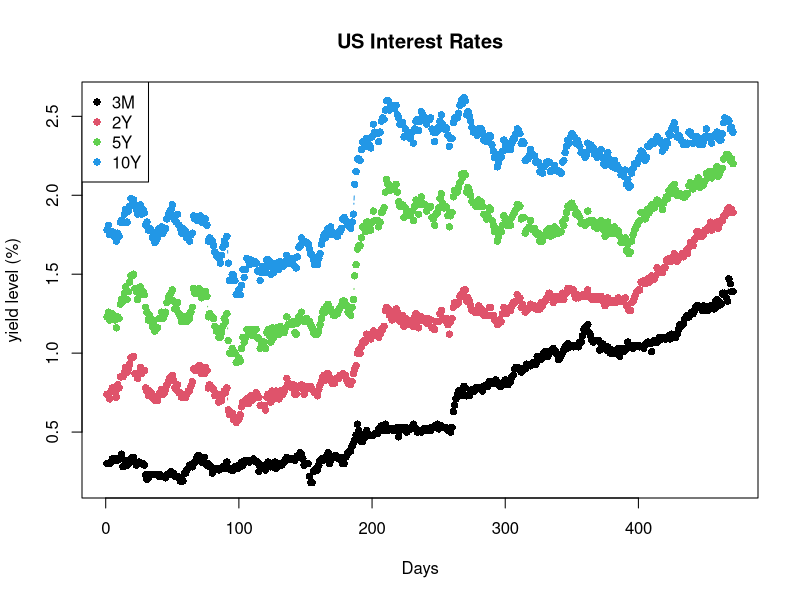
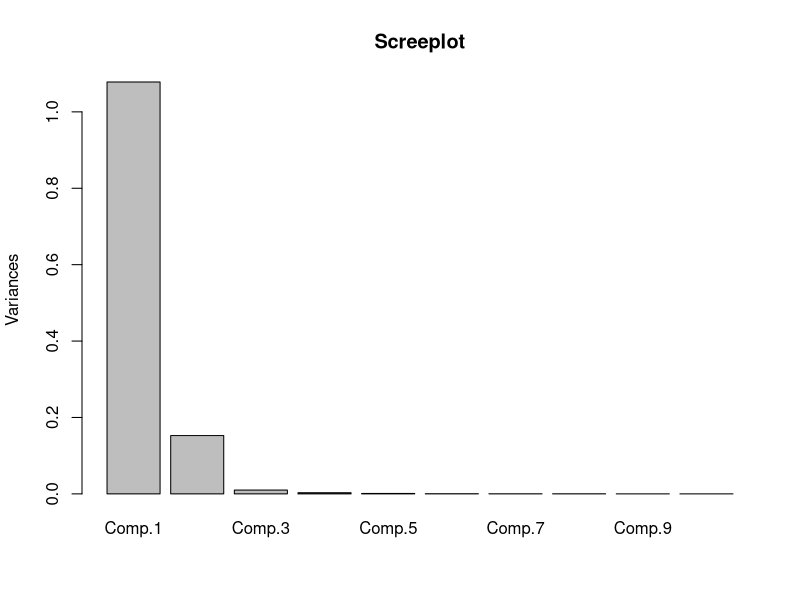
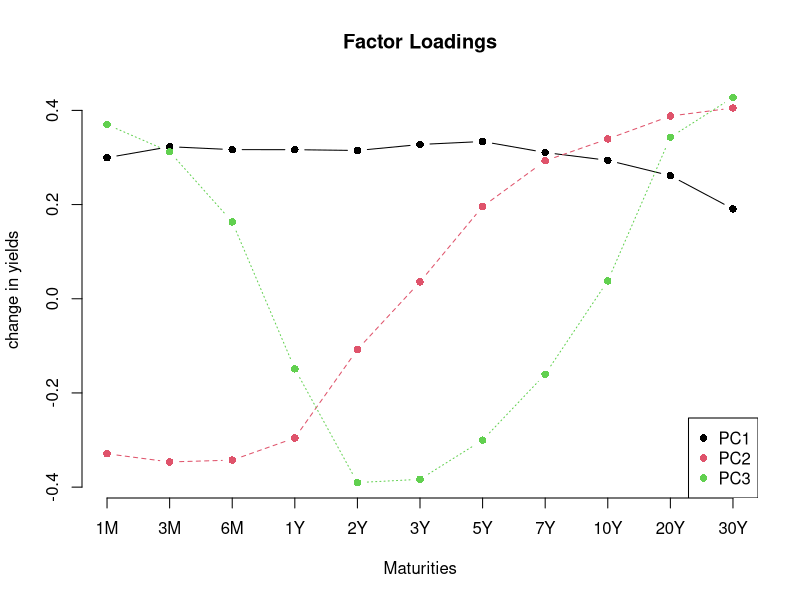
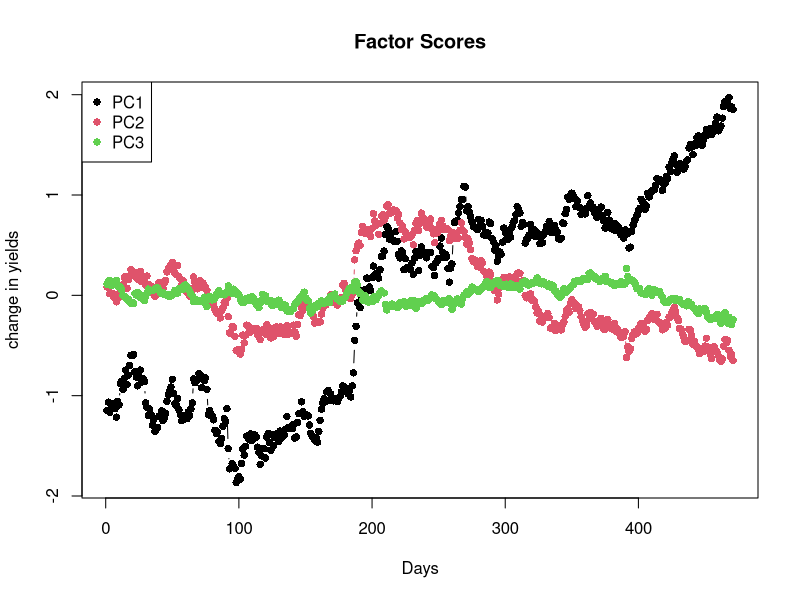
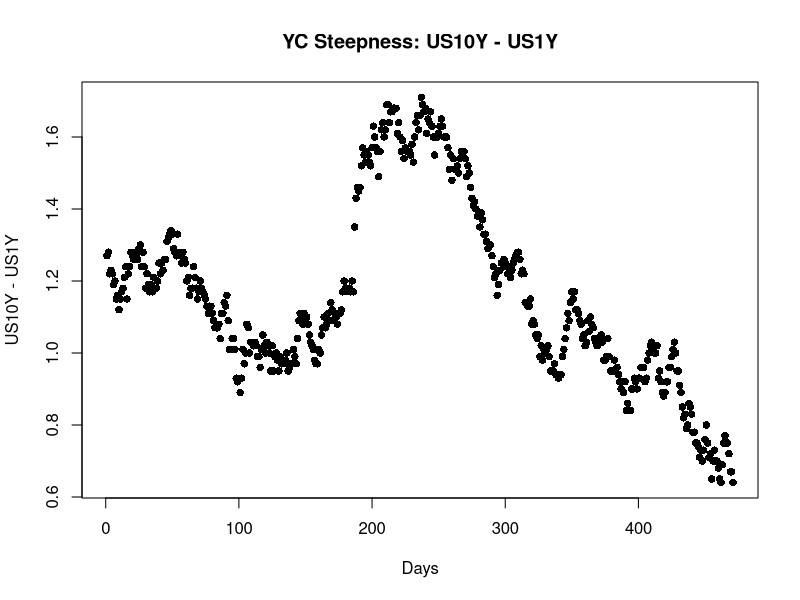
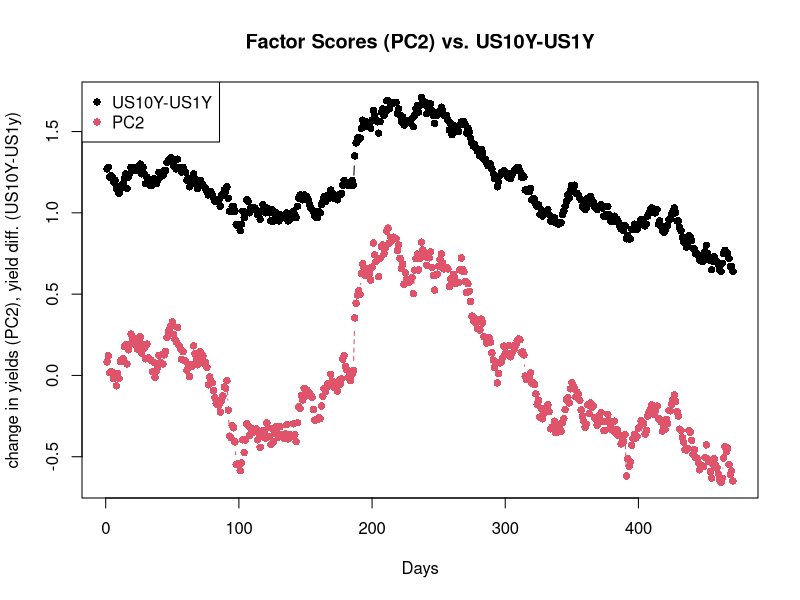
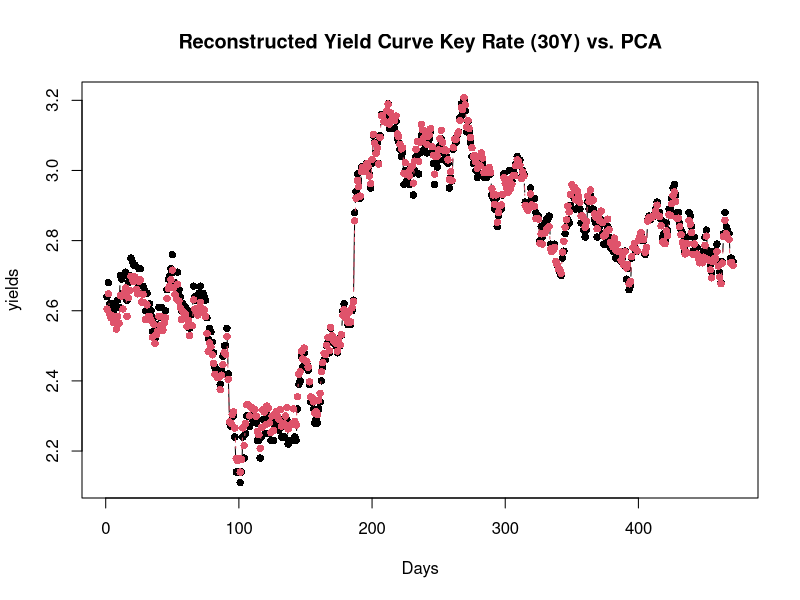
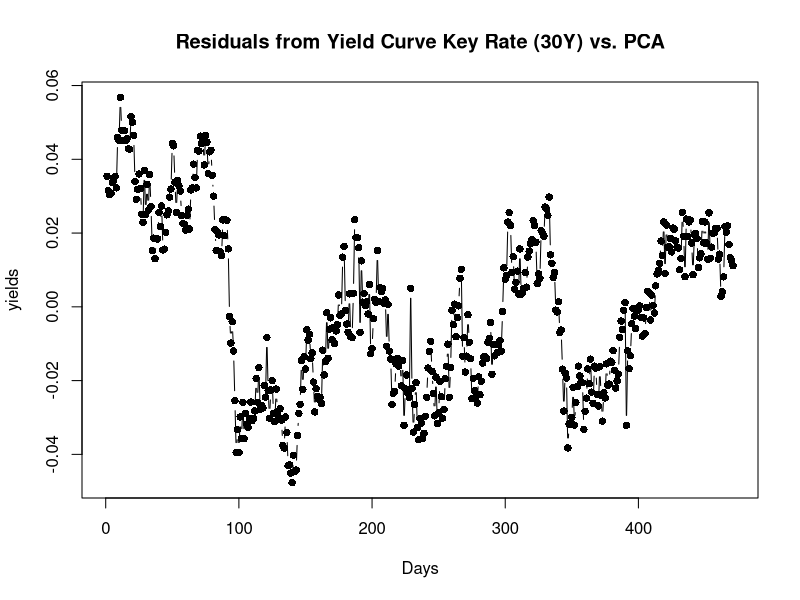

Write the R code that produced these figures, in order.
# PCA: Example Interest Rates
# My recommendation is to go through this code line by line and mess with the parameters.

setwd("My path")		# Replace with your own path.
sh1 <- read.csv(file="US IR, test.csv", head=FALSE,sep=",")		# index values of variables.
# The data are taken from the Fed's webiste:
# https://www.federalreserve.gov/datadownload/Download.aspx?rel=H15&series=bf17364827e38702b42a58cf8eaa3f78&lastobs=&from=&to=&filetype=csv&label=include&layout=seriescolumn&type=package

s_dd <- c("NA", "1M", "3M", "6M", "1Y", "2Y", "3Y", "5Y", "7Y", "10Y", "20Y", "30Y")	# Maturities.
x <- sh1[14128:14615, 1:ncol(sh1)]		# Select our 471 data points.
colnames(x) <- s_dd
y <- apply(x[ , 2:ncol(x)], 2, as.numeric)
y <- na.omit(y)		# Treat NAs.
# y <- diff(y)		# Differences or levels: for stationary time series take levels (interest rates should in theory be stationary).

# Plot time series:
s_x <- c("3M", "2Y", "5Y", "10Y")
matplot(y[ , s_x], type = c("b"),pch=16,col = 1:NROW(s_x), main ="US Interest Rates", ylab = "yield level (%)", xlab = "Days") #plot
legend("topleft", legend = s_x, col=1:NROW(s_x), pch=16) # optional legend

x3 <- scale(y, center = TRUE, scale = FALSE)	# Centre variables around a mean of 0.
pr <- princomp(x3, cor = FALSE, scores = TRUE, covmat = NULL, fix_sign = TRUE)
summary(pr)
screeplot(pr, main ="Screeplot")

# Plot the first 3 PCs:
pr_load <- pr$loadings[ , 1:3]	# Check signs of the PCs and potentially reverse for better interpretability:
pr_load[ , 2] <- -pr_load[ , 2]	# Reverse sign of PC2.
matplot(pr_load, type = c("b"), pch=16, col = 1:3, main ="Factor Loadings", ylab = "change in yields", xlab = "Maturities", axes = FALSE)
axis(2)
axis(side=1,at=1:NROW(pr_load),labels=rownames(pr_load))
legend("bottomright", legend = c("PC1", "PC2", "PC3"), col=1:3, pch=16) # Add legend.

# Plot Factor Scores over time:
pr_scores <- pr$scores[ , 1:3]
pr_scores[ , 2] <- -pr$scores[ , 2]		# Reverse sign of PC2.
matplot(pr_scores, type = c("b"),pch=16,col = 1:3, main ="Factor Scores", ylab = "change in yields", xlab = "Days", axes = TRUE) #plot
legend("topleft", legend = c("PC1", "PC2", "PC3"), col=1:3, pch=16) # Add legend.

pr$loadings		#  Matrix whose columns contain the eigenvectors (=> elements of the eigenvectors are the factor loadings).

# Plot slope of YC 10Y - 1Y to compare with PC2:
x <- y[ , "10Y"] - y[ , "1Y"]
plot(x, pch = 16, main = "YC Steepness: US10Y - US1Y", ylab = "US10Y - US1Y", xlab = "Days")
matplot(cbind(x, pr_scores[ , 2]), type = c("b"),pch=16,col = 1:2, main ="Factor Scores (PC2) vs. US10Y-US1Y", ylab = "change in yields (PC2), yield diff. (US10Y-US1y)", xlab = "Days", axes = TRUE) #plot
legend("topleft", legend = c("US10Y-US1Y", "PC2"), col=1:2, pch=16) # Add legend.

# Calculate residuals from PC1 to PC3:
zz <- pr_load %*% t(pr_scores)	# Reconstruct centred rates 
x_centred_pr <- t(zz)

# Plot Yield Curve Key Rates vs. reconstructed data from PCA (PC1 to PC3):
qq <- 11	# Set qq from 1 to 11 ("1M" to "30Y").
y_pr <- x_centred_pr[ , qq] + mean(y[ , qq])		# Add back mean from centred data.
matplot(cbind(y[ , qq], y_pr), type = c("b"), pch=16, col = 1:2, main = paste("Reconstructed Yield Curve Key Rate (", rownames(pr_load)[qq], ") vs. PCA", sep=""), ylab = "yields", xlab = "Days", axes = TRUE) #plot
x_residuals <- y[ , qq] - y_pr		# Calculate residuals.
plot(x_residuals, type = "b", pch = 16, main = paste("Residuals from Yield Curve Key Rate (", rownames(pr_load)[qq], ") vs. PCA", sep=""), ylab = "yields", xlab = "Days", axes = TRUE)

# Reconstruct original data, compute residuals:
s_v <- 1:11		# For PC1 & PC2: s_v <- 1:2. For PC1 only: s_dd <- 1.
x_centred_pr <- pr$loadings[ , s_v] %*% t(pr$scores[ , s_v])	# Reconstructed x_centred: equivalent to eigenvectors %*% factor_scores.
x_centred <- t(x3)
round(x_centred - x_centred_pr, 3)		# Print residuals. Check residuals = 0 if s_v = 1:11.

